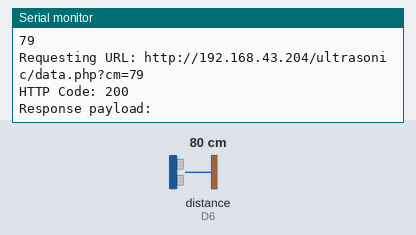
The sketch below on a simulated ESP8266 (NodeMCU). Shown: the last lines printed to the serial monitor. Wiring (inferred from the names in the program): ultrasonic range finder: trigger D5; echo D6. Inputs (shaded band) come from the test bench; at power-on: distance to the obstacle (sensor on D6) 80 cm. The echo pulse lasts 58.3 µs per cm; WiFi joins after 1.5 s; servers stay silent unless stated; uploads are accepted with an empty reply.

Above: at 2.7 s.
2.8 s: distance to the obstacle (sensor on D6) set to 2 cm
At 2.87 s:
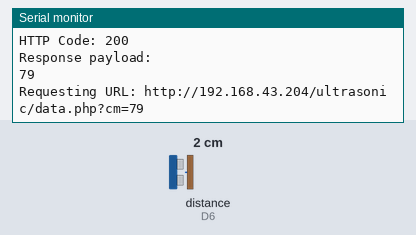
4.5 s: distance to the obstacle (sensor on D6) set to 4 cm
At 6.1 s:
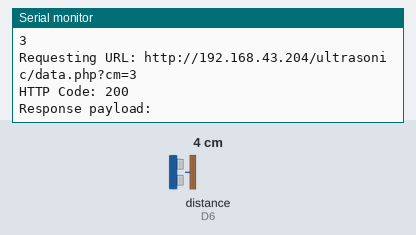
Timing chart, 0 to 7.6 s (numbered marks = the images above; inputs shaded):
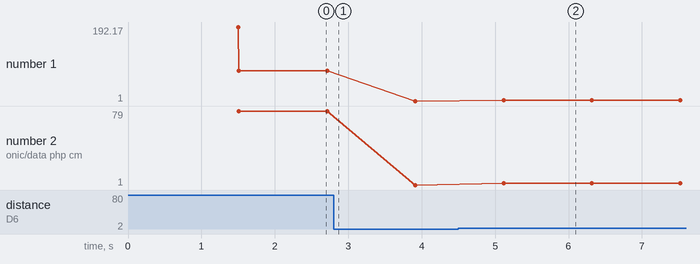

The sketch:

ultra_sonic_data_Update_website.ino
```cpp
#include <SoftwareSerial.h>
#include <ESP8266WiFi.h>
#include <ESP8266HTTPClient.h>

#define trigger D5
#define echo D6
float times = 0;
int distance = 0;

// Replace with your network credentials
const char* ssid     = "WIFI E-BLOCK";
const char* password = "sece@123";

WiFiClient wifiClient;

void setup() {
  Serial.begin(115200);
  Serial.print("Connecting to ");
  Serial.println(ssid);
  pinMode(trigger, OUTPUT);
  pinMode(echo, INPUT);
  WiFi.begin(ssid, password);
  while (WiFi.status() != WL_CONNECTED) {
    delay(500);
    Serial.print(".");
  }
  Serial.println("");
  Serial.println("WiFi connected.");
  Serial.println("IP address: ");
  Serial.println(WiFi.localIP());
}

void loop() {
  digitalWrite(trigger, LOW);
  delayMicroseconds(2);
  digitalWrite(trigger, HIGH);
  delayMicroseconds(10);
  digitalWrite(trigger, LOW);
  delayMicroseconds(2);
  times = pulseIn(echo, HIGH);
  distance = times * 340 / 20000;

  Serial.println(distance);

  if (WiFi.status() == WL_CONNECTED) { // Check WiFi connection status
    HTTPClient http;  // Declare an object of class HTTPClient
    String url = "http://192.168.43.204/ultrasonic/data.php?cm=" + String(distance);

    http.begin(wifiClient, url);  // Specify request destination
    Serial.print("Requesting URL: ");
    Serial.println(url);

    int httpCode = http.GET();    // Send the request
    Serial.print("HTTP Code: ");
    Serial.println(httpCode);


    if (httpCode > 0) { // Check the returning code
      if (httpCode == HTTP_CODE_OK) { // HTTP code 200
        String payload = http.getString();   // Get the request response payload
        Serial.print("Response payload: ");
        Serial.println(payload);             // Print the response payload
      } else {
        Serial.print("Unexpected HTTP code: ");
        Serial.println(httpCode);
      }
    } else {
      Serial.print("Error on HTTP request: ");
      Serial.println(httpCode);
    }

    http.end();   // Close connection
  } else {
    Serial.println("WiFi not connected");
  }

  delay(1000);    // Send a request every second
}
```

Measured:
- after the input at 4.5 s, the serial monitor: prints a new line after 0.62 s (image 2)
- plotted number 1: 79 → 1 after the input at 2.8 s, 1 → 3 after the input at 4.5 s
- plotted number 2: 79 → 1 after the input at 2.8 s, 1 → 3 after the input at 4.5 s
